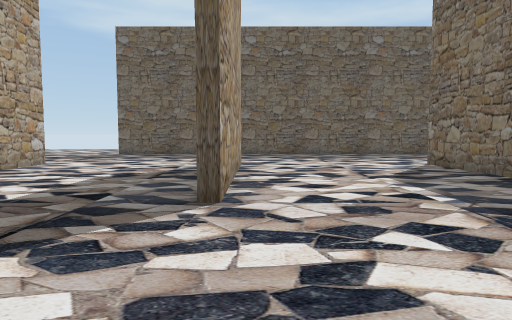
[1] (above)

24 first-person views from a walk through a scene from a Unity 3-D project. The camera is 1.4 m above the floor, tilts 4° down and sees 75° across. The floor is counted in squares, 2 m on a side. Each view is taken from the middle of a square. On the plan, view 1 faces up. The plan holds only what a view shows up to about 10 squares ahead; the rest is blank. The place goes on beyond the plan. The player character is not drawn. Some animated figures are left out.

[2]
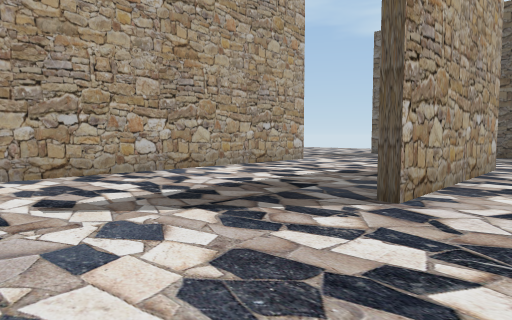

[3]
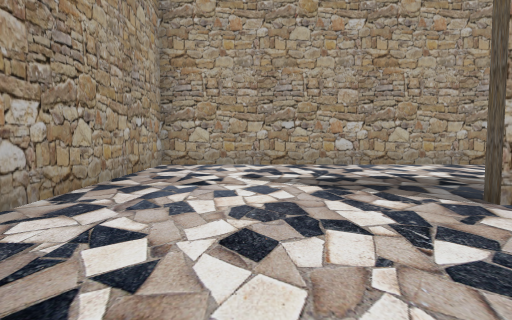

[4]
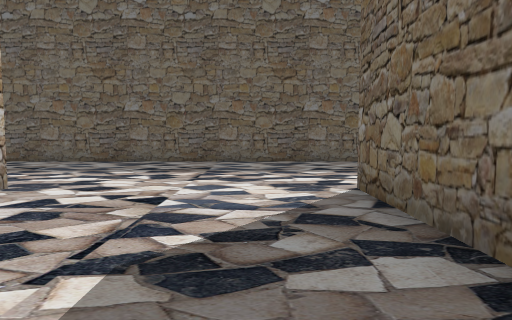

[5]
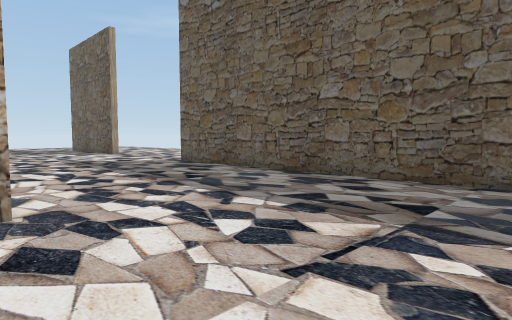

[6]
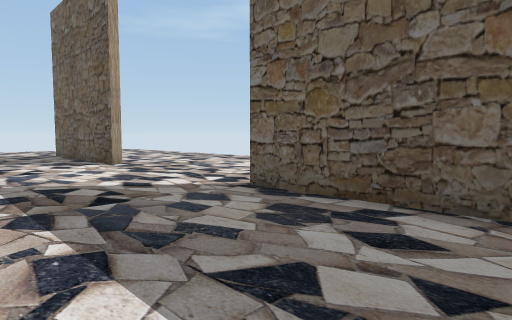

[7]
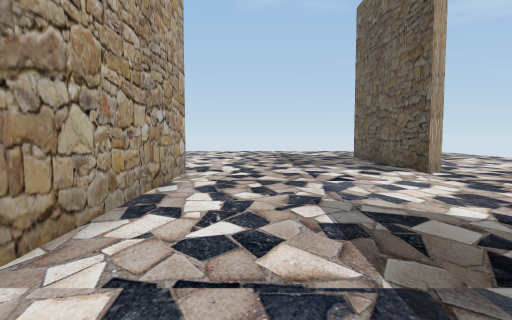

[8]
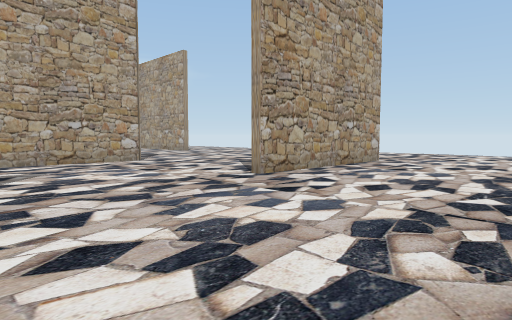

[9]
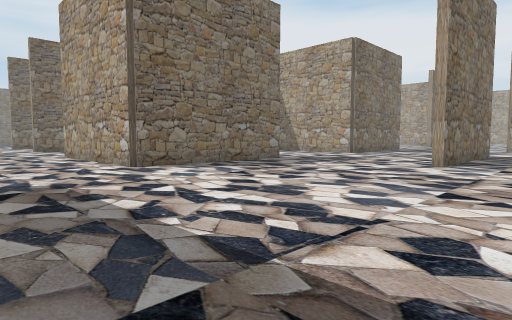

[10]
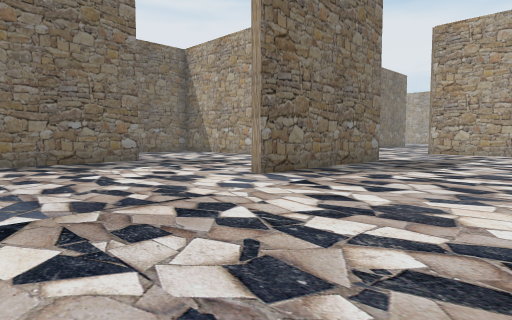

[11]
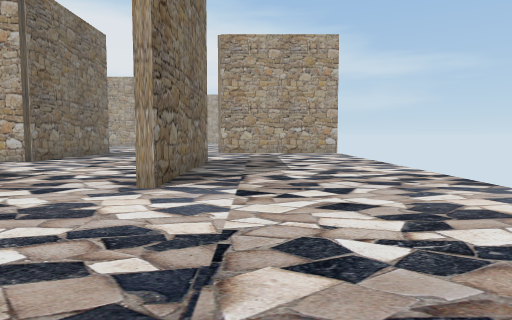

[12]
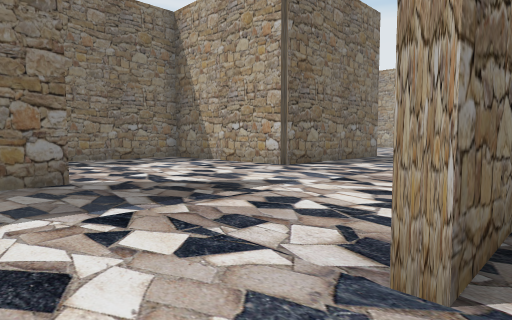

[13]
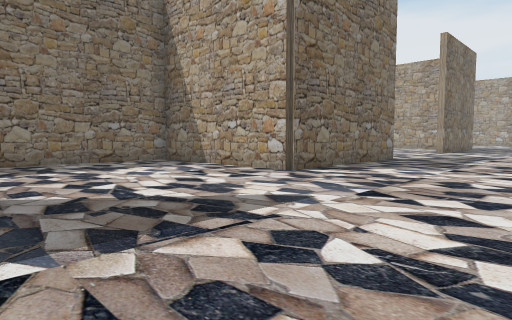

[14]
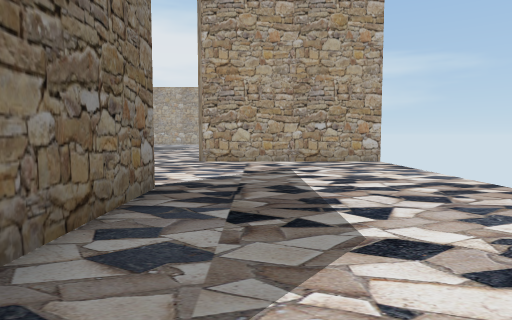

[15]
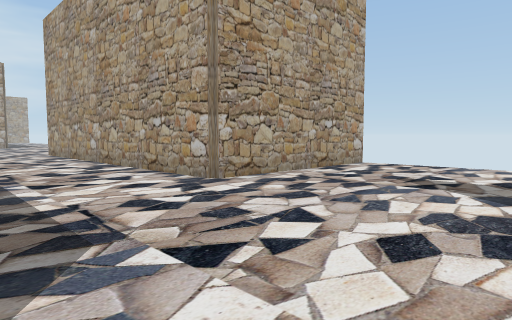

[16]
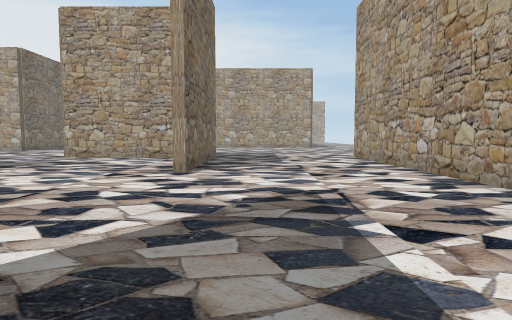

[17]
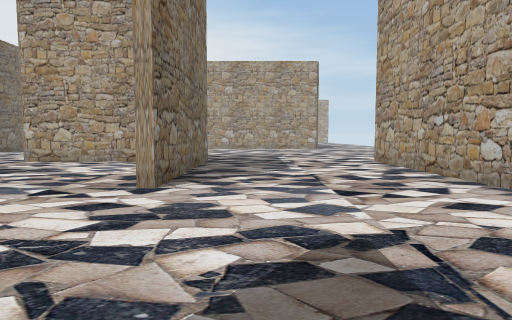

[18]
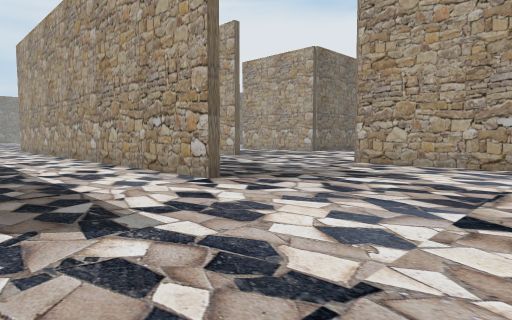

[19]
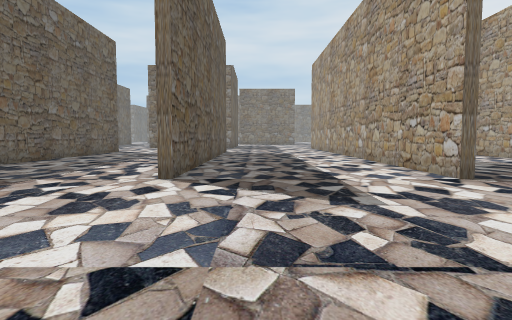

[20]
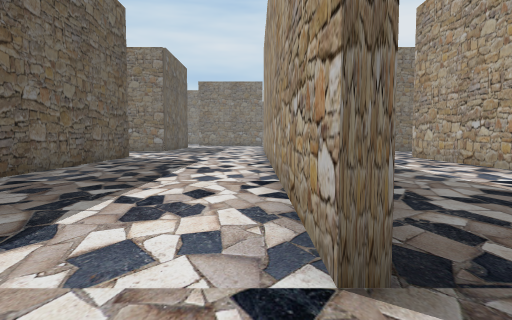

[21]
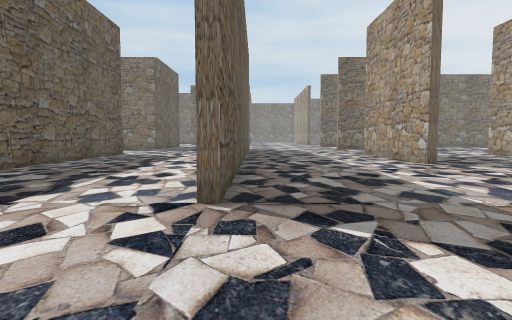

[22]
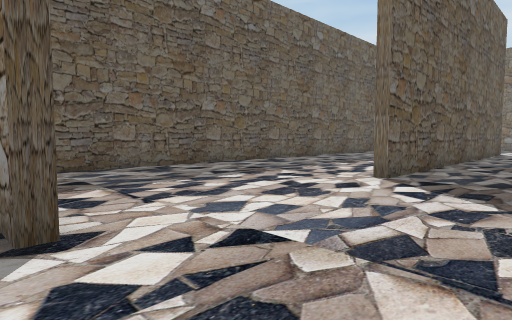

[23]
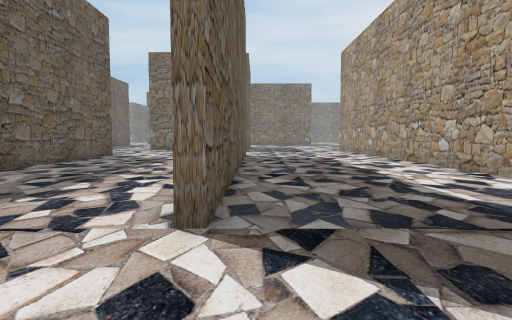

[24]
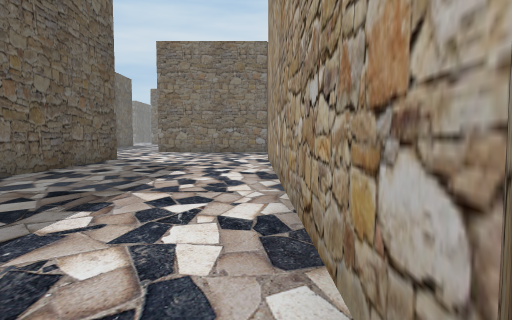

### Floor plan
Points are (right, up) in squares from view 1. A wall is a line through its corners. A room is listed if a view was taken in it or the views show most of it. See-through windows are left out.
Room 1 (views 1, 2, 3, 4, 5, 6, 7, 8, 9, 10, 11, 12, 13, 14, 15, 16, 17, 18, 19, 20, 21, 22, 23, 24)
walls: (-10.6, 3.4) (-10.6, 8.6) (-5.8, 8.6); (-5.5, -0.9) (-5.5, 2.9); (-5.4, 8.5) (-5.4, -1.4) (0, -1.4); (-15.6, -1.6) (-15.6, 3.5); (-5.6, -6.4) (3.6, -6.4); (-10.6, -6.6) (-10.6, -1.4) (-6.1, -1.4); (-0.4, 8.6) (-0.4, 3.5); (-10.5, 13.4) (-14, 13.4); (4, -1.6) (-9.2, -1.6); (4.4, 5.6) (4.4, 8.5); (-5.6, -11.4) (2.6, -11.4); (-15.6, 13.6) (-10.5, 13.6); (3, -6.6) (-5.5, -6.6); (-20.6, -6.4) (-15.4, -6.4) (-15.4, -16.5); (0.9, -11.6) (-5.5, -11.6); (4.5, 13.4) (-5.5, 13.4); (-9, -16.4) (-5.4, -16.4); (-10.6, -16.5) (-10.6, -11.5); (-0.5, -16.4) (3, -16.4)

Where each view was taken, in squares from view 1:
view 1: 0 up, 0 right, facing up
view 2: 0 up, 1 right, facing up-left
view 3: 1 up, 3 right, facing left
view 4: 4 up, 3 right, facing up
view 5: 8 up, 3 right, facing up-left
view 6: 10 up, 2 left, facing up-left
view 7: 10 up, 4 left, facing left
view 8: 18 up, 6 left, facing down-left
view 9: 12 up, 18 left, facing down-right
view 10: 8 up, 20 left, facing down-right
view 11: 8 up, 17 left, facing down
view 12: 5 up, 16 left, facing down-right
view 13: 4 up, 15 left, facing down-right
view 14: 3 up, 17 left, facing down
view 15: 2 down, 12 left, facing down-left
view 16: 5 down, 12 left, facing down
view 17: 7 down, 12 left, facing down
view 18: 8 down, 10 left, facing down-right
view 19: 8 down, 11 left, facing right
view 20: 11 down, 7 left, facing right
view 21: 12 down, 9 left, facing right
view 22: 9 down, 11 left, facing up-right
view 23: 7 down, 8 left, facing right
view 24: 6 down, 6 left, facing right
